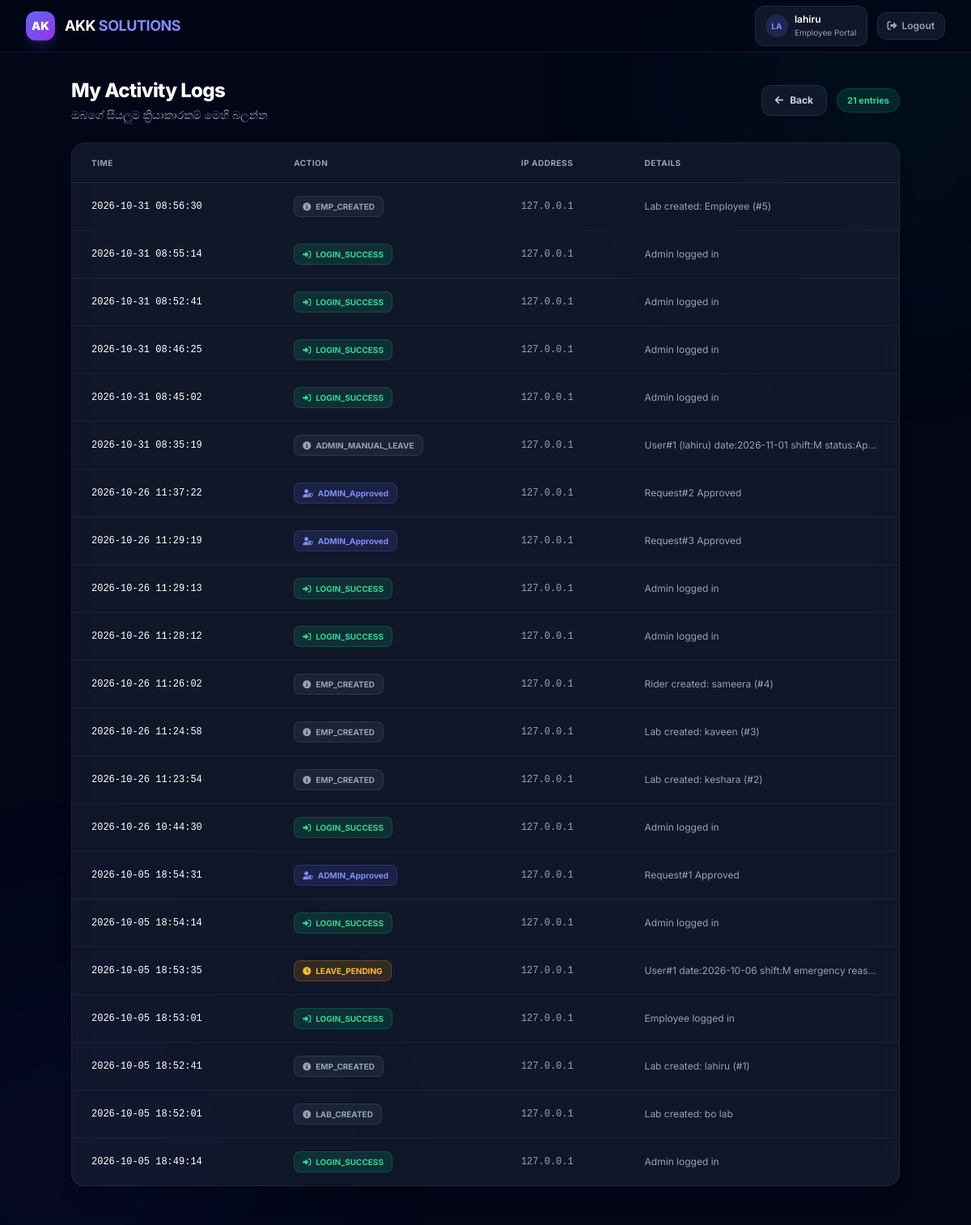
/my_logs.php (signed in), run on the app's committed database.
### tables this page shows
CREATE TABLE system_logs (
        id INTEGER PRIMARY KEY AUTOINCREMENT,
        log_time DATETIME DEFAULT CURRENT_TIMESTAMP,
        user_id TEXT,
        user_name TEXT,
        user_role TEXT,
        ip TEXT,
        username TEXT,
        action TEXT NOT NULL,
        details TEXT
    );

### auth.php (called while the page is built, shortened)
<?php
function isLoggedIn() {
    return isset($_SESSION['user_id']) && isset($_SESSION['user_role']);
}
function getCurrentUser() {
    return [
        'id' => $_SESSION['user_id'],
        'name' => $_SESSION['user_name'],
        'role' => $_SESSION['user_role']
    ];
}
?>

### logger.php (called while the page is built, shortened)
<?php
function getLogsForUser($conn, $userId, $limit = 500) {
    try {
        $limit = (int)$limit;
        $stmt = $conn->prepare("SELECT * FROM system_logs WHERE user_id = :uid ORDER BY id DESC LIMIT " . $limit);
        $stmt->execute([':uid' => (string)$userId]);
        return $stmt->fetchAll(PDO::FETCH_ASSOC);
    } catch (PDOException $e) {
        return [];
    }
}
?>

### db.php (called while the page is built, shortened)
<?php
$host = strtolower($_SERVER['SERVER_NAME'] ?? ($_SERVER['HTTP_HOST'] ?? ''));
$isLocal = ($host === ''
    || $host === 'localhost'
    || strpos($host, '127.') === 0
    || strpos($host, '192.168.') === 0
    || strpos($host, '10.') === 0);
if ($isLocal || PHP_SAPI === 'cli') {
    $dbPath = __DIR__ . '/leave_system.db';
    $conn = new PDO('sqlite:' . $dbPath);
    $conn->setAttribute(PDO::ATTR_ERRMODE, PDO::ERRMODE_EXCEPTION);
    $conn->exec("PRAGMA journal_mode=WAL");
    $conn->exec("PRAGMA foreign_keys=ON");
    $conn->exec("CREATE TABLE IF NOT EXISTS users (
        id INTEGER PRIMARY KEY AUTOINCREMENT,
        name TEXT NOT NULL,
        email TEXT,
        password TEXT,
        username TEXT UNIQUE,
        shift_type TEXT NOT NULL DEFAULT 'M',
        position TEXT,
        emp_number TEXT,
        employee_type TEXT NOT NULL DEFAULT 'lab',
        lab_id INTEGER
    )");
    $conn->exec("CREATE TABLE IF NOT EXISTS labs (
        id INTEGER PRIMARY KEY AUTOINCREMENT,
        name TEXT NOT NULL UNIQUE,
        active INTEGER NOT NULL DEFAULT 1
    )");
    $conn->exec("CREATE TABLE IF NOT EXISTS admin_users (
        id INTEGER PRIMARY KEY AUTOINCREMENT,
        name TEXT NOT NULL,
        username TEXT UNIQUE NOT NULL,
        email TEXT,
        password TEXT NOT NULL,
        position TEXT,
        emp_number TEXT,
        created_at DATETIME DEFAULT CURRENT_TIMESTAMP
    )");
    $conn->exec("CREATE TABLE IF NOT EXISTS leave_requests (
        id INTEGER PRIMARY KEY AUTOINCREMENT,
        user_id INTEGER NOT NULL,
        leave_date DATE NOT NULL,
        shift_applied TEXT NOT NULL,
        is_emergency INTEGER DEFAULT 0,
        reason TEXT,
        status TEXT NOT NULL DEFAULT 'Pending',
        created_at DATETIME DEFAULT CURRENT_TIMESTAMP
    )");
    $conn->exec("CREATE TABLE IF NOT EXISTS app_settings (
        setting_key TEXT PRIMARY KEY,
        setting_value TEXT NOT NULL
    )");
    $conn->exec("CREATE TABLE IF NOT EXISTS system_logs (
        id INTEGER PRIMARY KEY AUTOINCREMENT,
        log_time DATETIME DEFAULT CURRENT_TIMESTAMP,
        user_id TEXT,
        user_name TEXT,
        user_role TEXT,
        ip TEXT,
        username TEXT,
        action TEXT NOT NULL,
        details TEXT
    )");
    $conn->exec("CREATE TABLE IF NOT EXISTS password_resets (
        id INTEGER PRIMARY KEY AUTOINCREMENT,
        user_type TEXT NOT NULL,
        user_id INTEGER NOT NULL,
        token TEXT NOT NULL,
        created_at DATETIME DEFAULT CURRENT_TIMESTAMP,
        expires_at DATETIME NOT NULL,
        used INTEGER DEFAULT 0
    )");
}
if ($conn->getAttribute(PDO::ATTR_DRIVER_NAME) === 'mysql') {
    $conn->exec("INSERT INTO labs (name) VALUES ('Main Lab') ON DUPLICATE KEY UPDATE name = 'Main Lab'");
} else {
    $conn->exec("INSERT INTO labs (name) VALUES ('Main Lab') ON CONFLICT(name) DO NOTHING");
}
if ($conn->getAttribute(PDO::ATTR_DRIVER_NAME) === 'mysql') {
    $conn->exec("CREATE TABLE IF NOT EXISTS app_settings (
        setting_key VARCHAR(50) NOT NULL PRIMARY KEY,
        setting_value TEXT NOT NULL
    ) ENGINE=InnoDB DEFAULT CHARSET=utf8mb4");
    $conn->exec("CREATE TABLE IF NOT EXISTS system_logs (
        id INT UNSIGNED NOT NULL AUTO_INCREMENT,
        log_time DATETIME DEFAULT CURRENT_TIMESTAMP,
        user_id VARCHAR(20) DEFAULT NULL,
        user_name VARCHAR(100) DEFAULT NULL,
        user_role VARCHAR(20) DEFAULT NULL,
        ip VARCHAR(45) DEFAULT NULL,
        username VARCHAR(50) DEFAULT NULL,
        action VARCHAR(30) NOT NULL,
        details TEXT,
        PRIMARY KEY (id),
        KEY idx_logs_time (log_time)
    ) ENGINE=InnoDB DEFAULT CHARSET=utf8mb4");
    $conn->exec("CREATE TABLE IF NOT EXISTS password_resets (
        id INT UNSIGNED NOT NULL AUTO_INCREMENT,
        user_type VARCHAR(10) NOT NULL,
        user_id INT UNSIGNED NOT NULL,
        token VARCHAR(64) NOT NULL,
        created_at DATETIME DEFAULT CURRENT_TIMESTAMP,
        expires_at DATETIME NOT NULL,
        used TINYINT(1) DEFAULT 0,
        PRIMARY KEY (id),
        KEY idx_token (token)
    ) ENGINE=InnoDB DEFAULT CHARSET=utf8mb4");
} else {
    $conn->exec("CREATE TABLE IF NOT EXISTS app_settings (
        setting_key TEXT PRIMARY KEY,
        setting_value TEXT NOT NULL
    )");
}
if ($conn->getAttribute(PDO::ATTR_DRIVER_NAME) === 'mysql') {
    try { $conn->exec("ALTER TABLE `users` ADD COLUMN position VARCHAR(100) DEFAULT NULL"); } catch (PDOException $e) {}
    try { $conn->exec("ALTER TABLE `admin_users` ADD COLUMN position VARCHAR(100) DEFAULT NULL"); } catch (PDOException $e) {}
    try { $conn->exec("ALTER TABLE `users` ADD COLUMN emp_number VARCHAR(50) DEFAULT NULL"); } catch (PDOException $e) {}
    try { $conn->exec("ALTER TABLE `admin_users` ADD COLUMN emp_number VARCHAR(50) DEFAULT NULL"); } catch (PDOException $e) {}
} else {
    try { $conn->exec("ALTER TABLE users ADD COLUMN position TEXT"); } catch (PDOException $e) {}
    try { $conn->exec("ALTER TABLE admin_users ADD COLUMN position TEXT"); } catch (PDOException $e) {}
    try { $conn->exec("ALTER TABLE users ADD COLUMN emp_number TEXT"); } catch (PDOException $e) {}
    try { $conn->exec("ALTER TABLE admin_users ADD COLUMN emp_number TEXT"); } catch (PDOException $e) {}
}
$engineDefaults = [
    'max_monthly_leaves'  => '4',
    'min_morning_staff'   => '5',
    'min_evening_staff'   => '3',
    'use_dependency_rules'=> '0',
];
foreach ($engineDefaults as $k => $v) {
    $stmt = $conn->prepare("SELECT COUNT(*) FROM app_settings WHERE setting_key = :k");
    $stmt->execute([':k' => $k]);
}
?>

### my_logs.php (the view, shortened to what this page needs)
<?php
include 'db.php';
include 'auth.php';
include 'logger.php';
$currentUser = getCurrentUser();
$logRows = getLogsForUser($conn, $currentUser['id']);
$actionIcons = [
    'LOGIN_SUCCESS'    => ['icon' => 'fa-right-to-bracket',  'color' => 'emerald'],
    'LOGIN_FAILED'     => ['icon' => 'fa-circle-xmark',      'color' => 'rose'],
    'LOGOUT'           => ['icon' => 'fa-right-from-bracket','color' => 'slate'],
    'LEAVE_APPROVED'   => ['icon' => 'fa-circle-check',      'color' => 'emerald'],
    'LEAVE_PENDING'    => ['icon' => 'fa-clock',             'color' => 'amber'],
    'LEAVE_REJECTED'   => ['icon' => 'fa-circle-xmark',      'color' => 'rose'],
    'LEAVE_CANCELLED'  => ['icon' => 'fa-trash-can',         'color' => 'rose'],
    'ADMIN_Approved'   => ['icon' => 'fa-user-shield',       'color' => 'indigo'],
    'ADMIN_Rejected'   => ['icon' => 'fa-user-shield',       'color' => 'indigo'],
];
?>
<!DOCTYPE html>
<html lang="en">
<head>
    <script src="https://cdn.tailwindcss.com"></script>
    <link rel="stylesheet" href="https://cdnjs.cloudflare.com/ajax/libs/font-awesome/6.4.0/css/all.min.css">
</head>
<body class="bg-slate-950 text-slate-100 min-h-screen antialiased">
    <div class="fixed inset-0 overflow-hidden pointer-events-none z-0">
        <div class="absolute -top-40 -right-40 w-[500px] h-[500px] bg-emerald-600/5 rounded-full blur-[120px]"></div>
        <div class="absolute -bottom-40 -left-40 w-[500px] h-[500px] bg-indigo-600/5 rounded-full blur-[120px]"></div>
        <div class="absolute inset-0" style="background-image: radial-gradient(rgba(99, 102, 241, 0.03) 1px, transparent 1px); background-size: 32px 32px;"></div>
    </div>
    <nav class="fixed top-0 inset-x-0 z-50 bg-slate-950/70 backdrop-blur-xl border-b border-slate-800/60">
        <div class="max-w-7xl mx-auto px-4 md:px-8 h-16 flex items-center justify-between">
            <div class="flex items-center gap-3">
                <div class="w-9 h-9 rounded-xl bg-gradient-to-br from-indigo-500 to-purple-600 flex items-center justify-center shadow-lg shadow-indigo-500/20">
                    <span class="text-sm font-black text-white">AK</span>
                </div>
                <span class="text-lg font-bold text-white tracking-tight">AKK <span class="text-indigo-400">SOLUTIONS</span></span>
            </div>
            <div class="flex items-center gap-3">
                <div class="hidden md:flex items-center gap-2 bg-slate-800/50 border border-slate-700/50 rounded-xl px-3 py-2">
                    <div class="w-7 h-7 rounded-full bg-indigo-500/20 flex items-center justify-center text-indigo-400 text-[10px] font-bold">
                        <?= strtoupper(substr($currentUser['name'], 0, 2)); ?>
                    </div>
                    <div class="text-xs">
                        <p class="font-semibold text-white"><?= htmlspecialchars($currentUser['name']); ?></p>
                        <p class="text-[10px] text-slate-400">Employee Portal</p>
                    </div>
                </div>
                <a href="logout.php" class="text-xs font-semibold text-slate-400 hover:text-rose-400 transition bg-slate-800/50 border border-slate-700/50 px-3 py-2 rounded-xl flex items-center gap-1.5">
                    <i class="fa-solid fa-right-from-bracket"></i> <span class="hidden sm:inline">Logout</span>
                </a>
            </div>
        </div>
    </nav>
    <div class="relative z-10 pt-24 pb-12 px-4 md:px-8">
        <div class="max-w-5xl mx-auto space-y-6">
            <div class="flex items-center justify-between">
                <div>
                    <h1 class="text-2xl font-extrabold text-white tracking-tight">My Activity Logs</h1>
                    <p class="text-sm text-slate-400 mt-1">ඔබගේ සියලුම ක්‍රියාකාරකම් මෙහි බලන්න</p>
                </div>
                <div class="flex items-center gap-3">
                    <a href="index.php" class="text-xs font-bold bg-slate-800/50 border border-slate-700/50 text-slate-300 hover:text-white px-4 py-2.5 rounded-xl transition flex items-center gap-2">
                        <i class="fa-solid fa-arrow-left"></i> Back
                    </a>
                    <span class="text-[11px] font-bold bg-emerald-500/15 text-emerald-400 border border-emerald-500/25 px-3 py-1.5 rounded-full">
                        <?= count($logRows); ?> entries
                    </span>
                </div>
            </div>
            <div class="card-glass border border-slate-700/40 rounded-2xl overflow-hidden shadow-xl">
                <?php if (count($logRows) > 0): ?>
                    <div class="overflow-x-auto">
                        <table class="w-full text-left text-xs">
                            <thead>
                                <tr class="border-b border-slate-700/40 bg-slate-900/30">
                                    <th class="py-4 px-6 text-[10px] font-bold text-slate-400 uppercase tracking-wider">Time</th>
                                    <th class="py-4 px-6 text-[10px] font-bold text-slate-400 uppercase tracking-wider">Action</th>
                                    <th class="py-4 px-6 text-[10px] font-bold text-slate-400 uppercase tracking-wider">IP Address</th>
                                    <th class="py-4 px-6 text-[10px] font-bold text-slate-400 uppercase tracking-wider">Details</th>
                                </tr>
                            </thead>
                            <tbody class="divide-y divide-slate-700/30">
                                <?php foreach ($logRows as $log):
                                    $action = $log['action'];
                                    $style = $actionIcons[$action] ?? ['icon' => 'fa-circle-info', 'color' => 'slate'];
                                ?>
                                    <tr class="hover:bg-slate-800/20 transition-colors">
                                        <td class="py-4 px-6 font-mono text-white text-xs whitespace-nowrap"><?= htmlspecialchars($log['log_time']); ?></td>
                                        <td class="py-4 px-6">
                                            <span class="inline-flex items-center gap-1.5 px-2.5 py-1 rounded-lg text-[10px] font-bold
                                                bg-<?= $style['color']; ?>-500/15 text-<?= $style['color']; ?>-400 border border-<?= $style['color']; ?>-500/25">
                                                <i class="fa-solid <?= $style['icon']; ?>"></i>
                                                <?= htmlspecialchars($action); ?>
                                            </span>
                                        </td>
                                        <td class="py-4 px-6 font-mono text-slate-400 text-xs"><?= htmlspecialchars($log['ip']); ?></td>
                                        <td class="py-4 px-6 text-slate-400 text-xs max-w-[250px] truncate"><?= htmlspecialchars($log['details']); ?></td>
                                    </tr>
                                <?php endforeach; ?>
                            </tbody>
                        </table>
                    </div>
                <?php endif; ?>
            </div>
        </div>
    </div>
</body>
</html>

### my_logs.php (style rules this page uses)
* { font-family: 'Inter', sans-serif; }
.card-glass { background: rgba(30, 41, 59, 0.5); backdrop-filter: blur(20px); -webkit-backdrop-filter: blur(20px); }

### data on the page
system_logs: log_time "2026-10-31 08:56:30", action "EMP_CREATED", ip "127.0.0.1", details "Lab created: Employee (#5)"
system_logs: log_time "2026-10-31 08:55:14", action "LOGIN_SUCCESS", ip "127.0.0.1", details "Admin logged in"
system_logs: log_time "2026-10-31 08:52:41", action "LOGIN_SUCCESS", ip "127.0.0.1", details "Admin logged in"
system_logs: log_time "2026-10-31 08:46:25", action "LOGIN_SUCCESS", ip "127.0.0.1", details "Admin logged in"
system_logs: log_time "2026-10-31 08:45:02", action "LOGIN_SUCCESS", ip "127.0.0.1", details "Admin logged in"
system_logs: log_time "2026-10-31 08:35:19", action "ADMIN_MANUAL_LEAVE", ip "127.0.0.1", details "User#1 (lahiru) date:2026-11-01 shift:M status:Ap…"
system_logs: log_time "2026-10-26 11:37:22", action "ADMIN_Approved", ip "127.0.0.1", details "Request#2 Approved"
system_logs: log_time "2026-10-26 11:29:19", action "ADMIN_Approved", ip "127.0.0.1", details "Request#3 Approved"
system_logs: log_time "2026-10-26 11:29:13", action "LOGIN_SUCCESS", ip "127.0.0.1", details "Admin logged in"
system_logs: log_time "2026-10-26 11:28:12", action "LOGIN_SUCCESS", ip "127.0.0.1", details "Admin logged in"
system_logs: log_time "2026-10-26 11:26:02", action "EMP_CREATED", ip "127.0.0.1", details "Rider created: sameera (#4)"
system_logs: log_time "2026-10-26 11:24:58", action "EMP_CREATED", ip "127.0.0.1", details "Lab created: kaveen (#3)"
system_logs: log_time "2026-10-26 11:23:54", action "EMP_CREATED", ip "127.0.0.1", details "Lab created: keshara (#2)"
system_logs: log_time "2026-10-26 10:44:30", action "LOGIN_SUCCESS", ip "127.0.0.1", details "Admin logged in"
system_logs: log_time "2026-10-05 18:54:31", action "ADMIN_Approved", ip "127.0.0.1", details "Request#1 Approved"
system_logs: log_time "2026-10-05 18:54:14", action "LOGIN_SUCCESS", ip "127.0.0.1", details "Admin logged in"
system_logs: log_time "2026-10-05 18:53:35", action "LEAVE_PENDING", ip "127.0.0.1", details "User#1 date:2026-10-06 shift:M emergency reas…"
system_logs: log_time "2026-10-05 18:53:01", action "LOGIN_SUCCESS", ip "127.0.0.1", details "Employee logged in"
system_logs: log_time "2026-10-05 18:52:41", action "EMP_CREATED", ip "127.0.0.1", details "Lab created: lahiru (#1)"
system_logs: log_time "2026-10-05 18:52:01", action "LAB_CREATED", ip "127.0.0.1", details "Lab created: bo lab"
system_logs: log_time "2026-10-05 18:49:14", action "LOGIN_SUCCESS", ip "127.0.0.1", details "Admin logged in"

### other printed values
substr($currentUser['name'], 0, 2) "LA"
$currentUser['name'] "lahiru"
count($logRows) "21"
